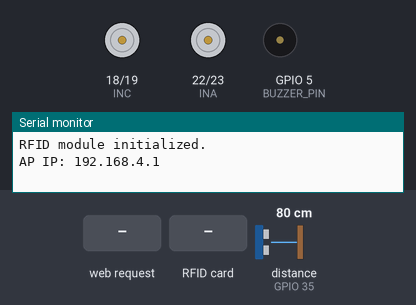
This sketch was run on a simulated ESP32. On the bench: motor-driver pin pairs drawn as motors (green arrow = first pin HIGH = forward, orange = second pin HIGH = backward, longer = more drive), buzzer (waves = sounding, pin HIGH), the last lines printed to the serial monitor. Wiring (inferred from the names in the program): ultrasonic range finder: trigger GPIO 4; echo GPIO 35; 8 × IR receiver: data GPIO 13 / data GPIO 14 / data GPIO 15 / data GPIO 25 / data GPIO 26 / data GPIO 27 / data GPIO 32 / data GPIO 33. The test bench sets the inputs (shaded band); at power-on: distance to the obstacle (sensor on GPIO 35) 80 cm. The echo pulse lasts 58.3 µs per cm; pins used as bus, display or sensor lines are not drawn.

Above: at 1.2 s.
1.3 s: distance to the obstacle (sensor on GPIO 35) set to 17 cm
2.8 s: distance to the obstacle (sensor on GPIO 35) set to 13 cm
At 2.91 s:
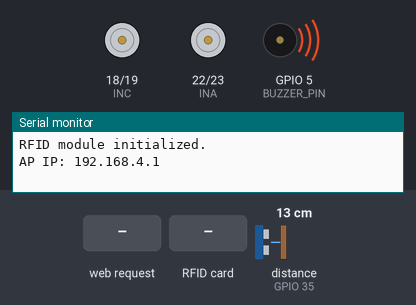
4.7 s: HTTP request GET /manual?c=B received
At 5.2 s:
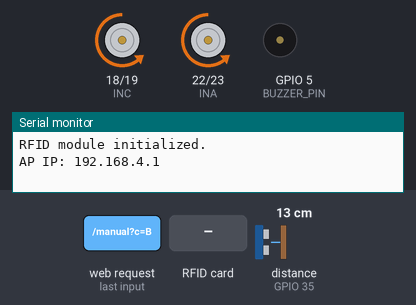
6.2 s: RFID card AC 71 8F 02 held to the reader
At 7.4 s:
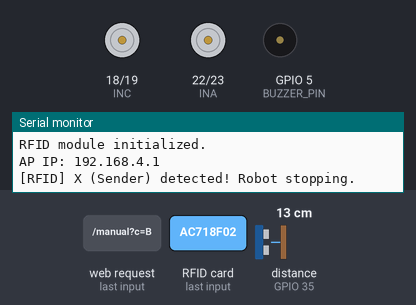
7.7 s: HTTP request GET /mode received
At 8.3 s:
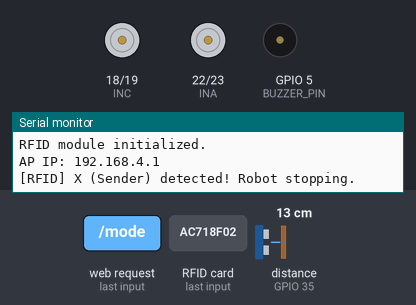
10.7 s: HTTP request GET /manual?c=B received
At 12.93 s:
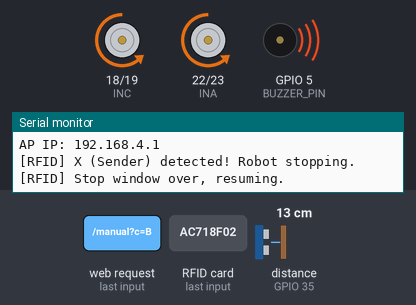
Timing chart, 0 to 14.7 s (numbered marks = the images above; inputs shaded):
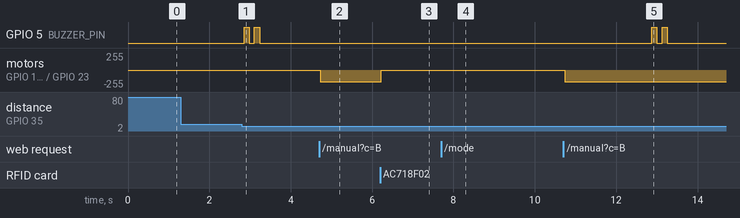

The sketch:

line_follow_manual_ultrasonic_v5.ino
```cpp
/*
 * ESP32 4WD Line Follower + Manual Control + Ultrasonic Obstacle Stop (v4)
 * -------------------------------------------------------------------------
 * Motor driver: L298N board with INA / INB / INC / IND inputs (NO enable pins)
 *   INA + INB  -> Left  side motors  (OUT1/OUT2)
 *   INC + IND  -> Right side motors  (OUT3/OUT4)
 * Sensor: 8 channel IR array (digital out)
 * NEW in v4: HC-SR04 ultrasonic obstacle detection + buzzer alert
 *
 * WiFi AP:  LineBot_ESP32 / 12345678   ->  http://192.168.4.1
 * Requires ESP32 Arduino core 3.x
 */

#include <WiFi.h>
#include <WebServer.h>
#include <SPI.h>
#include <MFRC522.h>

/* ================= WIFI ================= */
const char* AP_SSID = "LineBot_ESP32";
const char* AP_PASS = "12345678";
WebServer server(80);

/* ============== IR SENSOR PINS (Left -> Right) ============== */
const int irPin[8] = {13, 15, 14, 27, 26, 25, 33, 32};
int irVal[8];

/* Black line on white floor -> true ; White line on black floor -> false */
bool BLACK_LINE = true;

/* ============== MOTOR DRIVER PINS ==============
   PWM applied directly on input pins (no ENA/ENB on this board) */
#define INA 22   // Left  forward
#define INB 23   // Left  backward
#define INC 18   // Right forward
#define IND 19   // Right backward

#define PWM_FREQ 5000
#define PWM_RES  8      // 0-255

/* If one side spins the wrong way, flip its flag to true */
bool INVERT_LEFT  = false;
bool INVERT_RIGHT = false;

/* ============== RFID (RC522) PINS + UIDs ============== */
#define RFID_SCK  21
#define RFID_MOSI 12
#define RFID_MISO 34
#define RFID_SDA  2     // apnar existing wiring onujayi (GPIO2 e ageo SDA lagano chilo)
#define RFID_RST  UINT8_MAX   // RST tied directly to 3.3V, no GPIO used

MFRC522 rfid(RFID_SDA, RFID_RST);

// Confirmed UIDs from scanning (byte length = 4 for these tags)
byte UID_J1[] = {0xBC, 0x74, 0xC1, 0x01};   // Key ring -> Junction J1
byte UID_X[]  = {0xAC, 0x71, 0x8F, 0x02};   // Card 1   -> Sender X
byte UID_Y[]  = {0x09, 0xB2, 0x30, 0x03};   // Card 2   -> Receiver Y

String lastRfidLocation = "NONE";
unsigned long lastRfidTime = 0;
const unsigned long RFID_STOP_MS = 3000;   // basic test: stay stopped this long after X/Y scan

bool uidMatches(byte *scanned, byte size, byte *known, byte knownSize) {
  if (size != knownSize) return false;
  for (byte i = 0; i < size; i++) if (scanned[i] != known[i]) return false;
  return true;
}

/* ============== ULTRASONIC + BUZZER PINS ============== */
#define TRIG_PIN 4      // <-- age chilo 2, RFID SDA GPIO2 e thakay ekhane sorano hoyeche
#define ECHO_PIN 35     // age chilo 4, RFID SDA er jonno free kora hoyeche
#define BUZZER_PIN 5

const float OBSTACLE_DISTANCE_CM = 15.0;   // fixed stop distance
const unsigned long US_READ_INTERVAL = 60; // ms between ultrasonic reads (non-blocking)
const unsigned long BEEP_REPEAT_MS   = 10000; // re-beep every 10 sec if obstacle persists

float distanceCM = 999;
bool  obstacleDetected = false;

unsigned long lastUSRead   = 0;
unsigned long lastBeepTime = 0;   // when the beep-beep pattern last started

/* Non-blocking beep-beep state machine */
enum BeepState { BEEP_IDLE, BEEP_ON1, BEEP_OFF1, BEEP_ON2, BEEP_OFF2 };
BeepState beepState = BEEP_IDLE;
unsigned long beepTimer = 0;
const unsigned long BEEP_ON_MS  = 120;
const unsigned long BEEP_OFF_MS = 120;

/* ============== CONTROL VARIABLES ============== */
String mode = "STOP";          // LINE / MANUAL / STOP
String manualCmd = "S";        // F B L R S
int baseSpeed   = 150;
int manualSpeed = 180;

float Kp = 25.0, Ki = 0.0, Kd = 15.0;
float lastError = 0, integral = 0;
float lastKnownError = 0;

/* ================= MOTOR HELPERS ================= */
void leftMotor(int spd) {                  // -255 .. 255
  spd = constrain(spd, -255, 255);
  if (INVERT_LEFT) spd = -spd;
  if (spd >= 0) { ledcWrite(INA, spd);   ledcWrite(INB, 0); }
  else          { ledcWrite(INA, 0);     ledcWrite(INB, -spd); }
}

void rightMotor(int spd) {
  spd = constrain(spd, -255, 255);
  if (INVERT_RIGHT) spd = -spd;
  if (spd >= 0) { ledcWrite(INC, spd);   ledcWrite(IND, 0); }
  else          { ledcWrite(INC, 0);     ledcWrite(IND, -spd); }
}

void driveStop() { leftMotor(0); rightMotor(0); }

/* ================= RFID ================= */
bool rfidStopActive = false;   // true = currently in the "stopped after X/Y scan" window

void checkRFID() {
  if (!rfid.PICC_IsNewCardPresent()) return;
  if (!rfid.PICC_ReadCardSerial())   return;

  if (uidMatches(rfid.uid.uidByte, rfid.uid.size, UID_J1, sizeof(UID_J1))) {
    lastRfidLocation = "J1";
    Serial.println("[RFID] J1 (Junction) detected!");
  }
  else if (uidMatches(rfid.uid.uidByte, rfid.uid.size, UID_X, sizeof(UID_X))) {
    lastRfidLocation = "X";
    Serial.println("[RFID] X (Sender) detected! Robot stopping.");
    rfidStopActive = true;
    lastRfidTime = millis();
  }
  else if (uidMatches(rfid.uid.uidByte, rfid.uid.size, UID_Y, sizeof(UID_Y))) {
    lastRfidLocation = "Y";
    Serial.println("[RFID] Y (Receiver) detected! Robot stopping.");
    rfidStopActive = true;
    lastRfidTime = millis();
  }
  else {
    Serial.print("[RFID] Unknown tag scanned, UID: ");
    for (byte i = 0; i < rfid.uid.size; i++) {
      Serial.print(rfid.uid.uidByte[i], HEX); Serial.print(" ");
    }
    Serial.println();
  }

  rfid.PICC_HaltA();
  rfid.PCD_StopCrypto1();
}

/* ================= ULTRASONIC ================= */
float readUltrasonicCM() {
  digitalWrite(TRIG_PIN, LOW);
  delayMicroseconds(2);
  digitalWrite(TRIG_PIN, HIGH);
  delayMicroseconds(10);
  digitalWrite(TRIG_PIN, LOW);

  long duration = pulseIn(ECHO_PIN, HIGH, 25000UL); // 25ms timeout (~4m range)
  if (duration == 0) return 999;                    // no echo -> treat as "clear"

  float cm = duration * 0.0343 / 2.0;
  return cm;
}

void updateUltrasonic() {
  unsigned long now = millis();
  if (now - lastUSRead < US_READ_INTERVAL) return;
  lastUSRead = now;

  distanceCM = readUltrasonicCM();
  obstacleDetected = (distanceCM > 0 && distanceCM <= OBSTACLE_DISTANCE_CM);
}

/* ================= BUZZER (non-blocking beep-beep) ================= */
void updateBuzzer() {
  unsigned long now = millis();

  if (obstacleDetected) {
    // Start a new beep-beep pattern if idle and either first time or 10s passed
    if (beepState == BEEP_IDLE && (now - lastBeepTime >= BEEP_REPEAT_MS || lastBeepTime == 0)) {
      beepState  = BEEP_ON1;
      beepTimer  = now;
      lastBeepTime = now;
      digitalWrite(BUZZER_PIN, HIGH);
    }
  } else {
    // obstacle gone -> reset pattern & silence buzzer
    beepState  = BEEP_IDLE;
    lastBeepTime = 0;
    digitalWrite(BUZZER_PIN, LOW);
    return;
  }

  // Step through beep-beep state machine
  switch (beepState) {
    case BEEP_ON1:
      if (now - beepTimer >= BEEP_ON_MS) { digitalWrite(BUZZER_PIN, LOW); beepTimer = now; beepState = BEEP_OFF1; }
      break;
    case BEEP_OFF1:
      if (now - beepTimer >= BEEP_OFF_MS) { digitalWrite(BUZZER_PIN, HIGH); beepTimer = now; beepState = BEEP_ON2; }
      break;
    case BEEP_ON2:
      if (now - beepTimer >= BEEP_ON_MS) { digitalWrite(BUZZER_PIN, LOW); beepTimer = now; beepState = BEEP_OFF2; }
      break;
    case BEEP_OFF2:
      if (now - beepTimer >= BEEP_OFF_MS) { beepState = BEEP_IDLE; }  // pattern done, wait for next 10s cycle
      break;
    default: break;
  }
}

/* ================= SENSOR READ ================= */
const float weight[8] = {-7, -5, -3, -1, 1, 3, 5, 7};

bool readSensors(float &error) {
  float sum = 0; int count = 0;
  for (int i = 0; i < 8; i++) {
    int raw = digitalRead(irPin[i]);
    irVal[i] = BLACK_LINE ? (raw == LOW ? 1 : 0) : (raw == HIGH ? 1 : 0);
    if (irVal[i]) { sum += weight[i]; count++; }
  }
  if (count == 0) return false;            // line lost
  error = sum / count;
  return true;
}

/* ================= LINE FOLLOW ================= */
void lineFollow() {
  float error;
  if (!readSensors(error)) {
    int s = baseSpeed * 0.8;               // line hariye gele khuje
    if (lastKnownError < 0) { leftMotor(-s); rightMotor(s); }
    else                    { leftMotor(s);  rightMotor(-s); }
    return;
  }
  lastKnownError = error;

  integral += error;
  integral = constrain(integral, -50, 50);
  float derivative = error - lastError;
  float correction = Kp * error + Ki * integral + Kd * derivative;
  lastError = error;

  leftMotor(baseSpeed + correction);
  rightMotor(baseSpeed - correction);
}

/* ================= MANUAL DRIVE ================= */
void manualDrive() {
  int s = manualSpeed;
  if      (manualCmd == "F") { leftMotor(s);  rightMotor(s);  }
  else if (manualCmd == "B") { leftMotor(-s); rightMotor(-s); }
  else if (manualCmd == "L") { leftMotor(s);  rightMotor(-s); }
  else if (manualCmd == "R") { leftMotor(-s); rightMotor(s);  }
  else driveStop();
}

/* ================= WEB PAGE ================= */
const char PAGE[] PROGMEM = R"HTML(
<!DOCTYPE html><html><head><meta charset="utf-8">
<meta name="viewport" content="width=device-width,initial-scale=1,user-scalable=no">
<title>ESP32 LineBot</title>
<style>
 *{box-sizing:border-box;-webkit-tap-highlight-color:transparent}
 body{margin:0;font-family:system-ui,Arial;background:#101418;color:#e8eef2}
 header{padding:14px;text-align:center;background:#161d24;font-weight:600;letter-spacing:1px}
 .tabs{display:flex}
 .tab{flex:1;padding:14px;text-align:center;background:#1b242d;cursor:pointer;font-weight:600}
 .tab.on{background:#0aa06e;color:#fff}
 .panel{display:none;padding:18px}
 .panel.on{display:block}
 button{border:0;border-radius:14px;font-size:17px;font-weight:700;color:#fff;padding:18px;width:100%}
 .go{background:#0aa06e}.stop{background:#d0342c}.dir{background:#2b6cb0;height:78px}
 .pad{display:grid;grid-template-columns:repeat(3,1fr);gap:10px;max-width:340px;margin:auto}
 .sp{margin:18px 0}
 input[type=range]{width:100%}
 .sens{display:flex;gap:6px;justify-content:center;margin-top:16px}
 .dot{width:26px;height:26px;border-radius:6px;background:#2a3540}
 .dot.hit{background:#0aa06e}
 .st{text-align:center;margin-top:12px;font-size:14px;color:#8fa3b0}
 .dist{text-align:center;margin-top:8px;font-size:15px}
 .dist.warn{color:#ff5b5b;font-weight:700}
</style></head><body>
<header>ESP32 4WD LINE BOT</header>
<div class="tabs">
  <div class="tab on" id="t1" onclick="tab(1)">LINE FOLLOW</div>
  <div class="tab" id="t2" onclick="tab(2)">MANUAL</div>
</div>

<div class="panel on" id="p1">
  <button class="go" onclick="send('/mode?m=LINE')">START LINE FOLLOWING</button>
  <div class="sp"></div>
  <button class="stop" onclick="send('/mode?m=STOP')">STOP</button>
  <div class="sp">Base Speed: <b id="bsv">150</b>
    <input type="range" min="60" max="255" value="150" oninput="bsv.innerText=this.value" onchange="send('/set?base='+this.value)">
  </div>
  <div class="sp">Kp: <b id="kpv">25</b>
    <input type="range" min="0" max="80" value="25" oninput="kpv.innerText=this.value" onchange="send('/set?kp='+this.value)">
  </div>
  <div class="sp">Kd: <b id="kdv">15</b>
    <input type="range" min="0" max="80" value="15" oninput="kdv.innerText=this.value" onchange="send('/set?kd='+this.value)">
  </div>
  <div class="sens" id="sens"></div>
  <div class="st" id="st">mode: --</div>
  <div class="dist" id="dist">distance: -- cm</div>
</div>

<div class="panel" id="p2">
  <div class="pad">
    <div></div>
    <button class="dir" onmousedown="mv('F')" ontouchstart="mv('F')" onmouseup="mv('S')" ontouchend="mv('S')">&#9650;</button>
    <div></div>
    <button class="dir" onmousedown="mv('L')" ontouchstart="mv('L')" onmouseup="mv('S')" ontouchend="mv('S')">&#9664;</button>
    <button class="stop" style="height:78px" onclick="mv('S')">&#9632;</button>
    <button class="dir" onmousedown="mv('R')" ontouchstart="mv('R')" onmouseup="mv('S')" ontouchend="mv('S')">&#9654;</button>
    <div></div>
    <button class="dir" onmousedown="mv('B')" ontouchstart="mv('B')" onmouseup="mv('S')" ontouchend="mv('S')">&#9660;</button>
    <div></div>
  </div>
  <div class="sp">Manual Speed: <b id="msv">180</b>
    <input type="range" min="60" max="255" value="180" oninput="msv.innerText=this.value" onchange="send('/set?man='+this.value)">
  </div>
  <div class="dist" id="dist2">distance: -- cm</div>
</div>

<script>
let box=document.getElementById('sens');
for(let i=0;i<8;i++){let d=document.createElement('div');d.className='dot';d.id='d'+i;box.appendChild(d);}
function tab(n){
  t1.className='tab'+(n==1?' on':'');t2.className='tab'+(n==2?' on':'');
  p1.className='panel'+(n==1?' on':'');p2.className='panel'+(n==2?' on':'');
  send('/mode?m='+(n==1?'STOP':'MANUAL'));
}
function send(u){fetch(u);}
function mv(c){fetch('/manual?c='+c);}
document.addEventListener('keydown',e=>{const k={ArrowUp:'F',ArrowDown:'B',ArrowLeft:'L',ArrowRight:'R'}[e.key];if(k)mv(k);});
document.addEventListener('keyup',e=>{if(e.key.startsWith('Arrow'))mv('S');});
setInterval(()=>{fetch('/status').then(r=>r.json()).then(j=>{
  for(let i=0;i<8;i++)document.getElementById('d'+i).className='dot'+(j.s[i]?' hit':'');
  st.innerText='mode: '+j.mode;
  let txt = 'distance: '+j.dist.toFixed(1)+' cm' + (j.obs ? '  OBSTACLE!' : '');
  dist.innerText = txt; dist.className = 'dist' + (j.obs?' warn':'');
  dist2.innerText = txt; dist2.className = 'dist' + (j.obs?' warn':'');
});},250);
</script></body></html>
)HTML";

/* ================= HANDLERS ================= */
void handleRoot() { server.send_P(200, "text/html", PAGE); }

void handleMode() {
  mode = server.arg("m");
  integral = 0; lastError = 0;
  if (mode != "LINE" && mode != "MANUAL") { mode = "STOP"; driveStop(); }
  server.send(200, "text/plain", "ok");
}

void handleManual() {
  manualCmd = server.arg("c");
  mode = "MANUAL";
  server.send(200, "text/plain", "ok");
}

void handleSet() {
  if (server.hasArg("base")) baseSpeed   = server.arg("base").toInt();
  if (server.hasArg("man"))  manualSpeed = server.arg("man").toInt();
  if (server.hasArg("kp"))   Kp = server.arg("kp").toFloat();
  if (server.hasArg("kd"))   Kd = server.arg("kd").toFloat();
  server.send(200, "text/plain", "ok");
}

void handleStatus() {
  String j = "{\"mode\":\"" + mode + "\",\"s\":[";
  for (int i = 0; i < 8; i++) { j += String(irVal[i]); if (i < 7) j += ","; }
  j += "],\"dist\":" + String(distanceCM, 1) + ",\"obs\":" + String(obstacleDetected ? "true" : "false");
  j += ",\"rfid\":\"" + lastRfidLocation + "\",\"rfidStop\":" + String(rfidStopActive ? "true" : "false") + "}";
  server.send(200, "application/json", j);
}

/* ================= SETUP ================= */
void setup() {
  Serial.begin(115200);

  for (int i = 0; i < 8; i++) pinMode(irPin[i], INPUT);

  pinMode(TRIG_PIN, OUTPUT);
  pinMode(ECHO_PIN, INPUT);
  pinMode(BUZZER_PIN, OUTPUT);
  digitalWrite(TRIG_PIN, LOW);
  digitalWrite(BUZZER_PIN, LOW);

  // ledcAttach handles pinMode internally
  ledcAttach(INA, PWM_FREQ, PWM_RES);
  ledcAttach(INB, PWM_FREQ, PWM_RES);
  ledcAttach(INC, PWM_FREQ, PWM_RES);
  ledcAttach(IND, PWM_FREQ, PWM_RES);
  driveStop();

  SPI.begin(RFID_SCK, RFID_MISO, RFID_MOSI, RFID_SDA);
  rfid.PCD_Init();
  rfid.PCD_SetAntennaGain(MFRC522::RxGain_max);
  Serial.println("RFID module initialized.");

  WiFi.softAP(AP_SSID, AP_PASS);
  Serial.print("AP IP: "); Serial.println(WiFi.softAPIP());   // 192.168.4.1

  server.on("/", handleRoot);
  server.on("/mode", handleMode);
  server.on("/manual", handleManual);
  server.on("/set", handleSet);
  server.on("/status", handleStatus);
  server.begin();
}

/* ================= LOOP ================= */
void loop() {
  server.handleClient();

  updateUltrasonic();
  updateBuzzer();
  checkRFID();

  // RFID basic test: after scanning X or Y, stay stopped for RFID_STOP_MS
  if (rfidStopActive && (millis() - lastRfidTime >= RFID_STOP_MS)) {
    rfidStopActive = false;   // release stop after the test window
    Serial.println("[RFID] Stop window over, resuming.");
  }

  // Obstacle handling:
  // - LINE mode: always stop if obstacle within range
  // - MANUAL mode: stop for F/L/R, but allow B (reversing away) even with obstacle
  bool blockDrive = (obstacleDetected && !(mode == "MANUAL" && manualCmd == "B")) || rfidStopActive;

  if (blockDrive) {
    driveStop();
  }
  else if (mode == "LINE")        lineFollow();
  else if (mode == "MANUAL") manualDrive();
  else {
    float e; readSensors(e);     // shudhu UI dot update er jonno
    driveStop();
  }
}
```

Measured:
- the behaviour switches between 15 and 14 cm on distance to the obstacle (sensor on GPIO 35) (found by bisection; images 0 and 1)
- after the input at 1.3 s, every drawn part: stays the same
- after the input at 2.8 s, GPIO 5 (BUZZER_PIN): alternates HIGH for 0.13 s and LOW for 0.13 s, 4 changes in all, then stays LOW, starting after 0.05 s
- after the input at 4.7 s, motor on GPIO 18 (INC) / GPIO 19 (IND), motor on GPIO 22 (INA) / GPIO 23 (INB): stopped → backward 179/255 at once
- after the input at 6.2 s, motor on GPIO 18 (INC) / GPIO 19 (IND), motor on GPIO 22 (INA) / GPIO 23 (INB): backward 179/255 → stopped at once
- after the input at 7.7 s, motor on GPIO 18 (INC) / GPIO 19 (IND), motor on GPIO 22 (INA) / GPIO 23 (INB): stays stopped (without the input it goes to backward 179/255 after 1.5 s)
- after the input at 10.7 s, motor on GPIO 18 (INC) / GPIO 19 (IND), motor on GPIO 22 (INA) / GPIO 23 (INB): stopped → backward 179/255 at once
